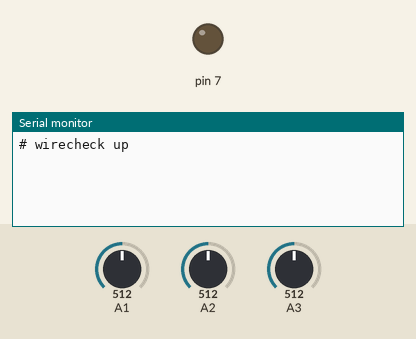
Simulated run of this sketch. Board: Arduino Uno, built with avr-gcc and run on an emulated ATmega328P. Shown: output pins drawn as LEDs (lit = HIGH), the last lines printed to the serial monitor. The inputs (shaded band) are chosen by the test bench; at power-on: A3 = 512, A1 = 512, A2 = 512.

Above: at 1.4 s.
1.5 s: A3 set to 0
At 2.7 s:
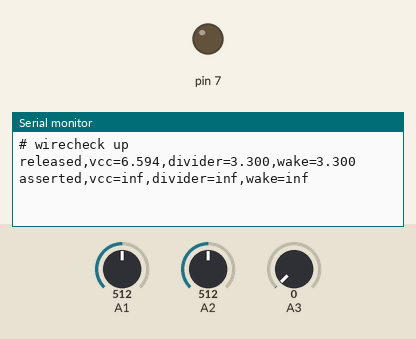
4.4 s: A1 set to 0
At 5.8 s:
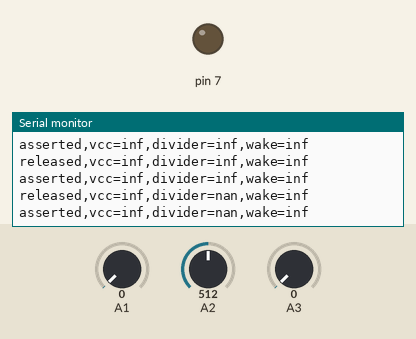
6.3 s: A2 set to 0
At 7.4 s:
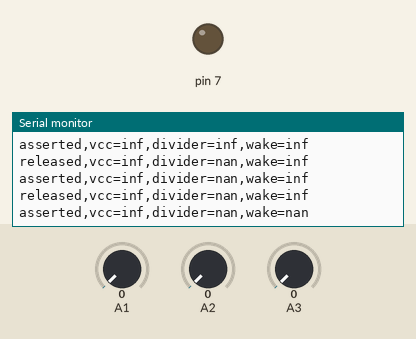
9.0 s: A1 set to 122
At 10.4 s:
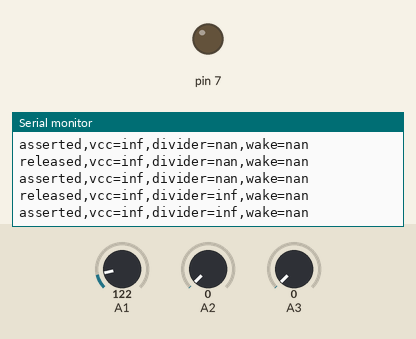
10.9 s: A3 set to 122
At 12.0 s:
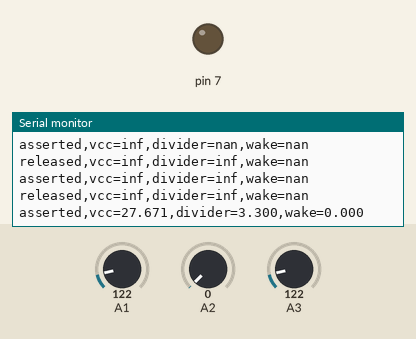
13.9 s: A2 set to 122
At 13.98 s:
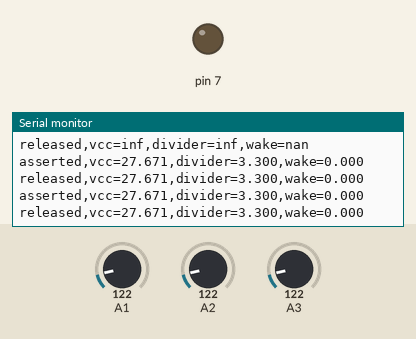

Measured:
- after the input at 1.5 s, the serial monitor: prints a new line after 0.24 s (image 1)
- after the input at 4.4 s, the serial monitor: prints a new line after 0.11 s (image 2)
- after the input at 6.3 s, the serial monitor: prints a new line after 0.07 s (image 3)
- after the input at 9.0 s, the serial monitor: prints a new line after 0.13 s (image 4)
- after the input at 10.9 s, the serial monitor: prints a new line after 0.10 s (image 5)

The sketch:

wirecheck.ino
```cpp
// INTERFACE 2.5 steps 4-5 without a multimeter. Uno on USB, NOTHING to the Pi.
// A1 = TX divider midpoint, A2 = wake line Pi-side (1.8k to 3V3 stands in for
// the Pi's pull-up), A3 = the Uno's 3V3 pin, used to calibrate VCC.
// D7 only ever INPUT or OUTPUT LOW, exactly like the firmware.
static float vcc() { analogRead(A3); return 3.30 * 1023.0 / analogRead(A3); }
static float volts(uint8_t pin, float v) { analogRead(pin); return analogRead(pin) * v / 1023.0; }
static void report(const char *state) {
  Serial.flush(); delay(20);                 // D1 idles HIGH while we sample
  float v = vcc(), m = volts(A1, v), w = volts(A2, v);
  Serial.print(state); Serial.print(",vcc="); Serial.print(v, 3);
  Serial.print(",divider="); Serial.print(m, 3);
  Serial.print(",wake="); Serial.println(w, 3);
}
void setup() { pinMode(7, INPUT); Serial.begin(9600); delay(200); Serial.println("# wirecheck up"); }
void loop() {
  pinMode(7, INPUT); delay(1200); report("released");
  pinMode(7, OUTPUT); digitalWrite(7, LOW); delay(300); report("asserted");
  pinMode(7, INPUT);
}
```
